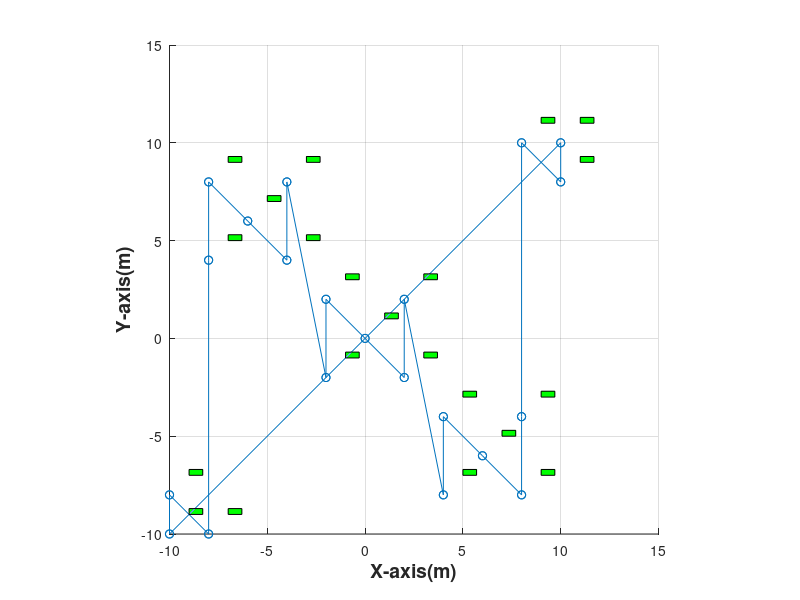

MATLAB code to generate this figure:
%Simulation adapted from:-
%IEEE Transactions on Robotics, VOL.28, NO.2, April 2012
%Title: Persistant Robotic Tasks: Monitoring and Sweeping in Changing Environments
%Authors: Stephen L.Smith, Mac Schwager, Daniela Rus

%Adapted by: Srikanth.K.V.S and Dr.Aaron.T.Becker
%University of Houston, Texas, U.S.A

szInteresting = 200;
phi = zeros(szInteresting,szInteresting);
%these are interesting!!!
[mX,mY] = meshgrid(linspace(-15,15,szInteresting),linspace(-15,15,szInteresting)); %making the grid
cellsz = mY(2) - mY(1);
%Location of the Sensor nodes
sensors=[-10,-10;-10,-8;-8,-10;-8,4;-8,8;-6,6;-4,4;-4,8;-2,-2;-2,2;0,0;2,-2;2,2;4,-8;4,-4;6,-6;8,-8;8,-4;8,10;10,8;10,10];
grid on;
sink=11;


for m=2:length(sensors)
   
  Figure=  line([sensors(m-1,1) sensors(m,1)],[sensors(m-1,2) sensors(m,2)],'Marker','O','LineStyle','-');
    hold on;
    if m==length(sensors)
      Figure=  line([sensors(m,1);sensors(1,1)],[sensors(m,2);sensors(1,2)],'Marker','O','LineStyle','-');
        hold on;
    end    
end

% PlotBatteryPositions(sensors,0,1,0);
% for creating the battery location on the map
A=sensors+ones(size(sensors));
for t=1:length(sensors)
    figure1(t)= rectangle('Position',[A(t,1),A(t,2),0.7,0.3],...
        'Curvature',[0,0],...
        'FaceColor',[0 1 0]);
    daspect([1,1,1]);
    xlabel ('X-axis(m)','FontSize',14,...
       'FontWeight','bold');
    ylabel ('Y-axis(m)','FontSize',14,...
       'FontWeight','bold');
    hold on;
end

 